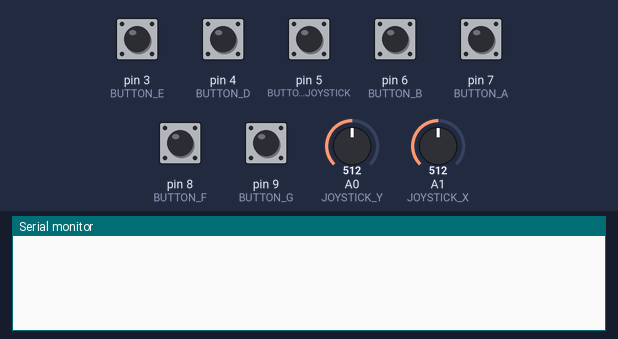
A sketch run on a simulated Arduino Uno, built with avr-gcc and run on an emulated ATmega328P. Shown: the last lines printed to the serial monitor. The test bench sets the inputs (shaded band); at power-on: pin 3 (BUTTON_E), pin 4 (BUTTON_D), pin 5 (BUTTON_JOYSTICK), pin 6 (BUTTON_B), pin 7 (BUTTON_A), pin 8 (BUTTON_F), pin 9 (BUTTON_G) HIGH, A0 (JOYSTICK_Y) = 512, A1 (JOYSTICK_X) = 512.

Above: at 1.2 s.
1.3 s: A0 (JOYSTICK_Y) set to 610
At 2.1 s:
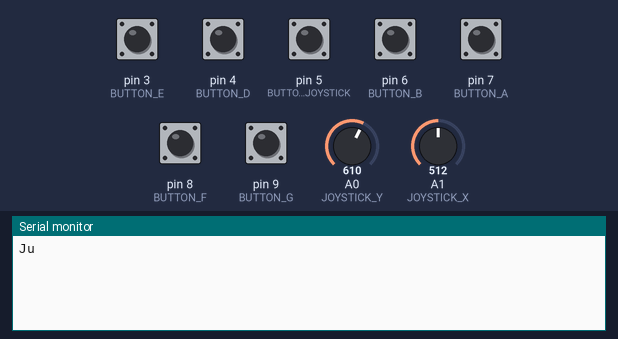
2.8 s: A1 (JOYSTICK_X) set to 610
At 3.3 s:
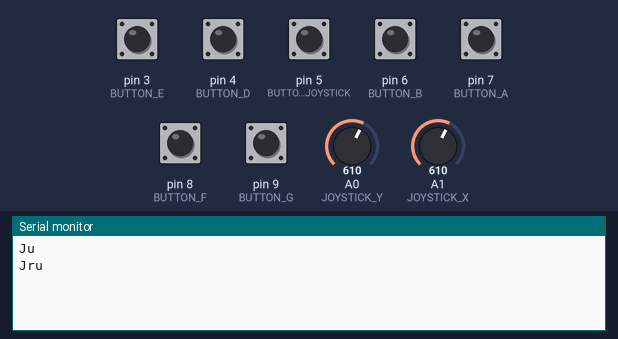
4.3 s: pin 3 (BUTTON_E) pulled LOW for 0.15 s
At 5.1 s:
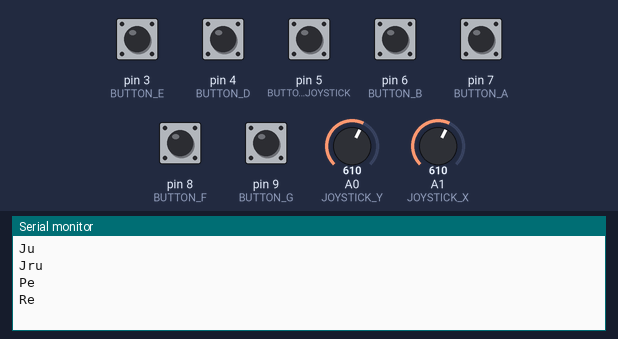
5.9 s: pin 4 (BUTTON_D) pulled LOW for 0.15 s
At 7.2 s:
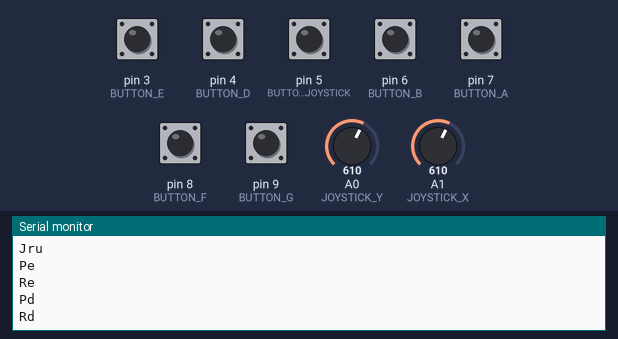
7.5 s: pin 5 (BUTTON_JOYSTICK) pulled LOW for 0.15 s
At 8.8 s:
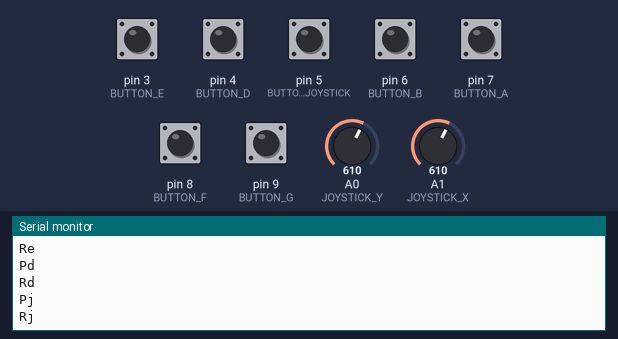
9.1 s: pin 6 (BUTTON_B) pulled LOW for 0.15 s
At 10.0 s:
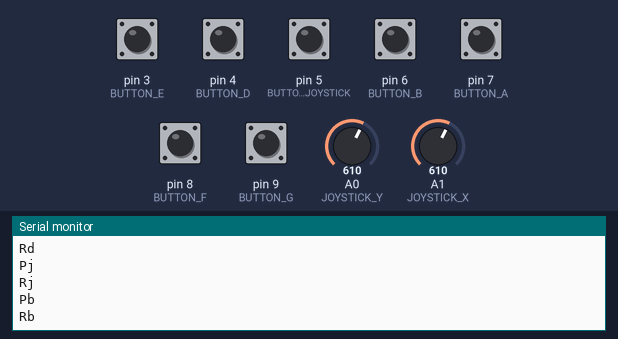

The sketch:

serial-arduino-gamepad.ino
```cpp
#define BUTTON_A 7
#define BUTTON_B 6
#define BUTTON_G 9
#define BUTTON_F 8
#define BUTTON_E 3
#define BUTTON_D 4
#define BUTTON_JOYSTICK 5
#define JOYSTICK_X 1
#define JOYSTICK_Y 0

/* currently not used
const int thresholdXLow = 505;
const int thresholdXHigh = 515;

const int thresholdYLow = 500;
const int thresholdYHigh = 510;
*/

int joystickX;
int joystickY;

int statusA = 0;
int statusB = 0;
int statusG = 0;
int statusF = 0;
int statusE = 0;
int statusD = 0;
int statusJOYSTICK = 0;
int direction = 0;
int lastDirection = 0;

/*
    Directions

    -----------------
    |8      1      2|
    |               |
    |7      0      3|
    |               |
    |6      5      4|
    -----------------
*/

void setup() {
    Serial.begin(9600);
    // to enable pull up resistors first write pin mode
    // and then make that pin HIGH
    pinMode(BUTTON_A, INPUT);
    digitalWrite(BUTTON_A, HIGH);
    pinMode(BUTTON_B, INPUT);
    digitalWrite(BUTTON_B, HIGH);
    pinMode(BUTTON_G, INPUT);
    digitalWrite(BUTTON_G, HIGH);
    pinMode(BUTTON_F, INPUT);
    digitalWrite(BUTTON_F, HIGH);
    pinMode(BUTTON_E, INPUT);
    digitalWrite(BUTTON_E, HIGH);
    pinMode(BUTTON_D, INPUT);
    digitalWrite(BUTTON_D, HIGH);
    pinMode(BUTTON_JOYSTICK, INPUT);
    digitalWrite(BUTTON_JOYSTICK, HIGH);
}

int sendKey(int digitalInput, int status, char key) {
    if(digitalRead(digitalInput) == LOW) {
        // button not pressed before --> start keypress
        if(status == 0) {
            Serial.print('P');
            Serial.print(key);
            Serial.print('\n');
        }
        return 1;
    } else {
        // button not pressed anymore
        if(status == 1) {
            Serial.print('R');
            Serial.print(key);
            Serial.print('\n');
        }
        return 0;
    }
}

int getDirection() {
    joystickX = analogRead(JOYSTICK_X);
    joystickY = analogRead(JOYSTICK_Y);

    // analog to digital
    if(joystickX > 600) {
        if(joystickY > 600) {
            return 2;
        } else if(joystickY < 400) {
            return 4;
        } else {
            return 3;
        }
    }

    else if(joystickX < 400) {
        if(joystickY > 600) {;
            return 8;
        } else if(joystickY < 400) {
            return 6;
        } else {
            return 7;
        }
    }

    else if(joystickY < 400) {
        if(joystickX < 600 && joystickX > 400 ) {
            return 5;
        }
    }

    else if(joystickY > 600) {
        if(joystickX < 600 && joystickX > 400 ) {
            return 1;
        }
    }
    return 0;
}

void sendDirection(int direction) {
    switch (direction) {
    case 1:
        if(lastDirection != 1) {
            // up
            Serial.println("Ju");
        }
        break;
    case 2:
        if(lastDirection != 2) {
            // right up
            Serial.println("Jru");
        }
        break;
    case 3:
        if(lastDirection != 3) {
            // right
            Serial.println("Jr");
        }
        break;
    case 4:
        if(lastDirection != 4) {
            // right down
            Serial.println("Jrd");
        }
        break;
    case 5:
        if(lastDirection != 5) {
            // down
            Serial.println("Jd");
        }
        break;
    case 6:
        if(lastDirection != 6) {
            // left down
            Serial.println("Jld");
        }
        break;
    case 7:
        if(lastDirection != 7) {
            // left
            Serial.println("Jl");
        }
        break;
    case 8:
        if(lastDirection != 8) {
            // left up
            Serial.println("Jlu");
        }
        break;
    case 0:
        if(lastDirection != 0) {
            // center
            Serial.println("J0");
        }
        break;
  }
  lastDirection = direction;
}

void outputRawJoystickData() {
  joystickX = analogRead(JOYSTICK_X);
  joystickY = analogRead(JOYSTICK_Y);

  Serial.print("x:");
  Serial.print(joystickX);
  Serial.print(" ");

  Serial.print("y:");
  Serial.print(joystickY);
  Serial.println(" ");
}

void loop() {
    statusA = sendKey(BUTTON_A, statusA, 'a');
    statusB = sendKey(BUTTON_B, statusB, 'b');
    statusG = sendKey(BUTTON_G, statusG, 'g');
    statusF = sendKey(BUTTON_F, statusF, 'f');
    statusE = sendKey(BUTTON_E, statusE, 'e');
    statusD = sendKey(BUTTON_D, statusD, 'd');
    statusJOYSTICK = sendKey(BUTTON_JOYSTICK, statusJOYSTICK, 'j');

    sendDirection(getDirection());
}
```

Measured:
- after the input at 1.3 s, the serial monitor: prints a new line at once (image 1)
- after the input at 2.8 s, the serial monitor: prints a new line at once (image 2)
- after the input at 4.3 s, the serial monitor: prints a new line at once (image 3)
- after the input at 5.9 s, the serial monitor: prints a new line at once (image 4)
- after the input at 7.5 s, the serial monitor: prints a new line at once (image 5)
- after the input at 9.1 s, the serial monitor: prints a new line at once (image 6)
